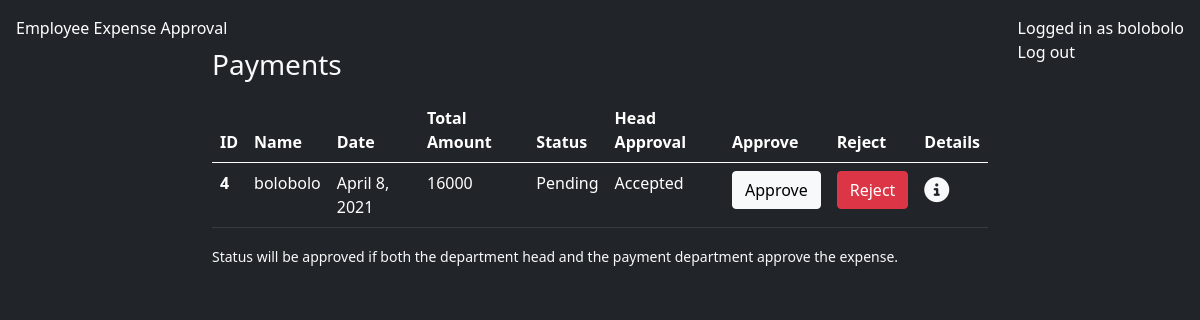
Before: /payments (signed in) with the older database file.
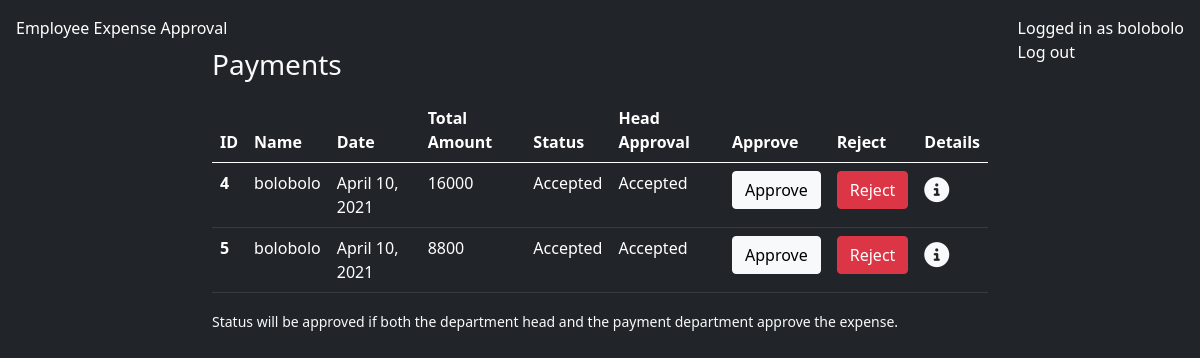
After: the same page with the newer database file.
### budget/models.py (models this page shows, shortened)
class Expenses(models.Model):
    employee = models.ForeignKey(User,models.CASCADE)
    date = models.DateTimeField(auto_now=True)
    travel_date = models.DateField(default=now)
    airfare = models.IntegerField(null=True, blank=True)
    hotel_rent = models.IntegerField(null=True, blank=True)
    transport = models.IntegerField(null=True, blank=True)
    meal = models.IntegerField(null=True, blank=True)
    others = models.IntegerField(default=0)
    remarks = models.TextField(null=True, blank=True)
    form_status_head = models.BooleanField(default=None, null=True, blank=True)
    form_status_payment = models.BooleanField(default=None, null=True, blank=True)
    total_amount = models.IntegerField(null=True, blank=True)
    department = models.ForeignKey(Department, on_delete=models.SET_NULL, blank=True, null=True)
    def form_status(self):
        if self.form_status_head is True and self.form_status_payment is True:
            return True
        elif self.form_status_head is False or self.form_status_payment is False:
            return False
        elif self.form_status_head is None or self.form_status_payment is None:
            return None
        else:
            return False

### budget/views.py (the view, shortened to what this page needs)
# urls.py: path('payments', paymentsView, name='payments'),
@login_required
def paymentsView(request):
    if request.user.profile.admin:
        expenses = Expenses.objects.filter(form_status_head=True)
        context = {
            'expenses': expenses
        }
        return render(request, 'payment/main.html', context)
    else:
        return HttpResponse('<h1>You are not registered as an admin.<a href="/">Go Home</a></h1>')

### templates/payment/main.html (shortened to what this page needs)
{% extends 'base.html' %}
{% block content %}
<h3 class="text-light mt-5">Payments</h3>
<table class="table table-dark mt-3">
    <thead>
        <tr>
            <th scope="col">ID</th>
            <th scope="col">Name</th>
            <th scope="col">Date</th>
            <th scope="col">Total Amount</th>
            <th scope="col">Status</th>
            <th scope="col">Head Approval</th>
            <th scope="col">Approve</th>
            <th scope="col">Reject</th>
            <th scope="col">Details</th>
        </tr>
    </thead>
    <tbody>
        {% for expense in expenses %}
        <tr>
            <th scope="row">{{expense.id}}</th>
            <td>{{expense.employee.username}}</td>
            <td>{{expense.date|date}}</td>
            <td>{{expense.total_amount}}</td>
            <td>
                {% if expense.form_status == None %}
                Pending
                {% elif expense.form_status %}
                Accepted
                {% elif not expense.form_status %}
                Rejected
                {% endif %}
            </td>
            <td>
                {% if expense.form_status_head == None %}
                Pending
                {% elif expense.form_status_head %}
                Accepted
                {% elif not expense.form_status_head %}
                Rejected
                {% endif %}
            </td>
            <td>
                <form method="post">
                    <button type="submit" class="btn btn-light" name='approve'>Approve</button>
                </form>
            </td>
            <td>
                <form method="post">
                <button type="submit" class="btn btn-danger" name='reject'>Reject</button>
            </form>
            <td>
                <a href="{% url 'single-payments' expense.id %}" class="text-light" style="font-size: 25px;"><i class="fas fa-info-circle"></i></a>
            </td>
        </td>
        </tr>
        {% endfor %}
    </tbody>
</table>
<small class="text-light">Status will be approved if both the department head and the payment department approve the expense.</small>
{% endblock %}

Changed rows visible on the page:
changed Expenses id 4: date "April 8, 2021" → "April 10, 2021"; form_status_payment "Pending" → "Accepted"
now on this page (row edited): Expenses: id "5", employee.username "bolobolo", date "April 10, 2021", total_amount "8800", form_status_head "Accepted"
